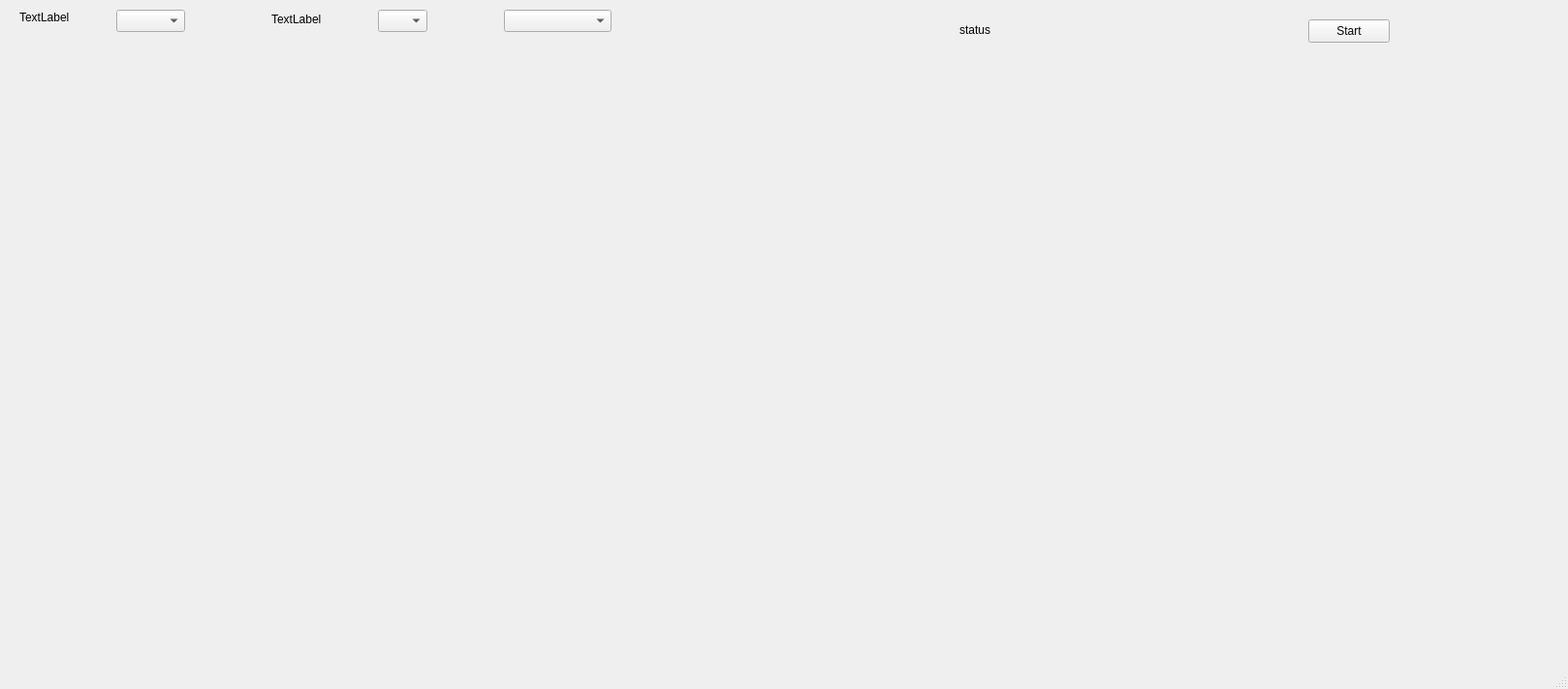
<?xml version="1.0" encoding="UTF-8"?>
<ui version="4.0">
 <class>MainWindow</class>
 <widget class="QMainWindow" name="MainWindow">
  <property name="geometry">
   <rect>
    <x>0</x>
    <y>0</y>
    <width>1618</width>
    <height>711</height>
   </rect>
  </property>
  <property name="windowTitle">
   <string>MainWindow</string>
  </property>
  <widget class="QWidget" name="centralwidget">
   <widget class="QLabel" name="labelStatus">
    <property name="geometry">
     <rect>
      <x>990</x>
      <y>20</y>
      <width>331</width>
      <height>21</height>
     </rect>
    </property>
    <property name="text">
     <string>status</string>
    </property>
   </widget>
   <widget class="QPushButton" name="btnAction">
    <property name="geometry">
     <rect>
      <x>1350</x>
      <y>20</y>
      <width>84</width>
      <height>24</height>
     </rect>
    </property>
    <property name="text">
     <string>Start</string>
    </property>
   </widget>
   <widget class="QComboBox" name="comboBoxRow">
    <property name="geometry">
     <rect>
      <x>120</x>
      <y>10</y>
      <width>71</width>
      <height>23</height>
     </rect>
    </property>
   </widget>
   <widget class="QComboBox" name="comboBoxCol">
    <property name="geometry">
     <rect>
      <x>390</x>
      <y>10</y>
      <width>51</width>
      <height>23</height>
     </rect>
    </property>
   </widget>
   <widget class="QLabel" name="labelRow">
    <property name="geometry">
     <rect>
      <x>20</x>
      <y>10</y>
      <width>101</width>
      <height>16</height>
     </rect>
    </property>
    <property name="text">
     <string>TextLabel</string>
    </property>
   </widget>
   <widget class="QLabel" name="labelCol">
    <property name="geometry">
     <rect>
      <x>280</x>
      <y>10</y>
      <width>91</width>
      <height>20</height>
     </rect>
    </property>
    <property name="text">
     <string>TextLabel</string>
    </property>
   </widget>
   <widget class="QComboBox" name="comboBoxDirect">
    <property name="geometry">
     <rect>
      <x>520</x>
      <y>10</y>
      <width>111</width>
      <height>23</height>
     </rect>
    </property>
   </widget>
  </widget>
  <widget class="QMenuBar" name="menubar">
   <property name="geometry">
    <rect>
     <x>0</x>
     <y>0</y>
     <width>1618</width>
     <height>25</height>
    </rect>
   </property>
  </widget>
  <widget class="QStatusBar" name="statusbar"/>
 </widget>
 <resources/>
 <connections/>
</ui>
